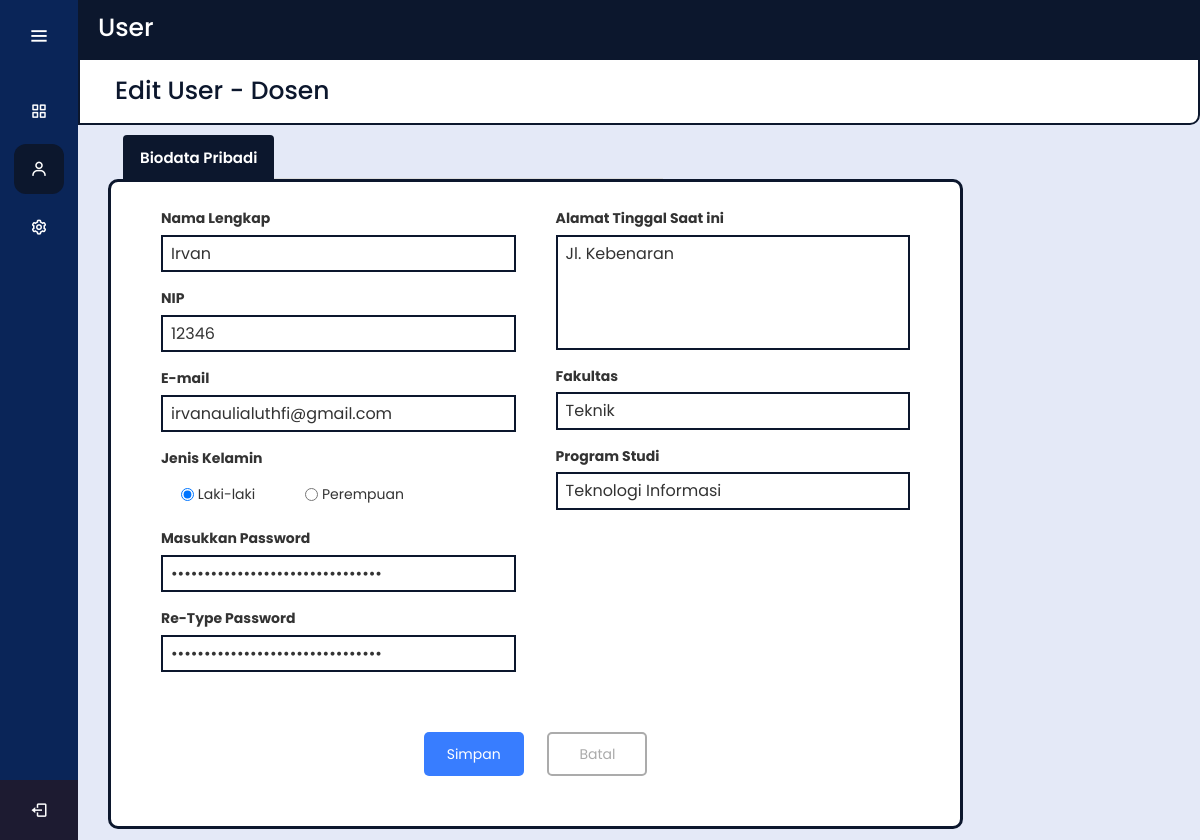
The page /edit_dosen.php?nip=12346 (signed in) on the database its author committed.
### tables this page shows
CREATE TABLE `dosen` (
  `nip_dosen` varchar(18) NOT NULL,
  `nama_dosen` varchar(25) NOT NULL,
  `email_dosen` varchar(254) NOT NULL,
  `gender_dosen` varchar(10) NOT NULL,
  `alamat_dosen` varchar(255) NOT NULL,
  `fakultas_dosen` varchar(20) NOT NULL,
  `prodi_dosen` varchar(30) NOT NULL,
  PRIMARY KEY (`nip_dosen`)
);

CREATE TABLE `akun` (
  `username` varchar(25) NOT NULL,
  `password` varchar(255) NOT NULL,
  `level` int(11) NOT NULL,
  PRIMARY KEY (`username`)
);

### edit_dosen.php (the view, shortened to what this page needs)
<!DOCTYPE html>
<html lang="en" dir="ltr">
<head>
    <link rel="stylesheet" href="style/adduser_style.css" />
    <link href="https://unpkg.com/boxicons@2.0.7/css/boxicons.min.css" rel="stylesheet" />
    <link rel="stylesheet" href="https://maxcdn.bootstrapcdn.com/bootstrap/3.4.1/css/bootstrap.min.css" />
</head>
<body>
    <div class="sidebar">
        <div class="logo-details">
            <i class='bx bx-menu' id="btn"></i>
        </div>
        <ul class="nav-list">
            <li>
                <a href="index.php">
                    <i class='bx bx-grid-alt'></i>
                </a>
            </li>
            <div class="sidebar-file">
                <li>
                    <?php if ($_SESSION['level_user'] == "Admin") { ?>
                        <a href="user.php">
                        <?php } ?>
                                <i class='bx bx-user'></i>
                                </a>
                </li>
            </div>
            <li>
                <?php if ($_SESSION['level_user'] == "Admin") { ?>
                    <a href="edit_password_admin.php">
                    <?php } ?>
                            <i class='bx bx-cog'></i>
                            </a>
            </li>
            <li class="profile">
                <div class="profile-details">
                    <div class="name_job">
                        <div class="name"><?php echo "$_SESSION[login_user]"; ?></div>
                        <div class="job"><?php echo "$_SESSION[level_user]"; ?></div>
                    </div>
                </div>
                <a href="logic/logout.php">
                    <i class='bx bx-log-out' id="log_out"></i>
                </a>
            </li>
        </ul>
    </div>
    <section class="home-section">
        <div class="uppertittle-section">User</div>
        <div class="header-title1">
            <h3>Edit User - Dosen</h3>
        </div>
        <div class="form-container">
            <div class="padtab">
                <ul class="nav nav-tabs" id="myTab">
                    <li class="active">
                        <a data-toggle="tab" href="#data-pribadi">Biodata Pribadi</a>
                    </li>
                </ul>
            </div>
            <?php
            require_once("logic/koneksi.php");
            $data = $pdo_conn->prepare("SELECT * FROM dosen WHERE nip_dosen=" . $_GET["nip"]);
            $data->execute();
            $result = $data->fetchAll();
            $data_akun = $pdo_conn->prepare("SELECT * FROM akun WHERE username=" . $_GET["nip"]);
            $data_akun->execute();
            $result_akun = $data_akun->fetchAll();
            ?>
            <div class="tab-content">
                <div id="data-pribadi" class="tab-pane fade in active">
                    <form action="logic/edit_dosen_query.php?nip=<?php echo $_GET["nip"]; ?>" id="form-data" class="form-block" method="post">
                        <div class="full-width">
                            <div class="half-width">
                                <div class="col-full">
                                    <label for="nama_lengkap">Nama Lengkap</label>
                                    <input type="text" maxlength="25" name="nama" placeholder="Masukan Nama" class="input-field" value="<?php echo $result[0]["nama_dosen"]; ?>" required />
                                </div>
                                <div class="col-full">
                                    <label for="no_nip">NIP</label>
                                    <input type="text" maxlength="18" name="nip" placeholder="Masukan NIP" class="input-field" value="<?php echo $result[0]["nip_dosen"]; ?>" required />
                                </div>
                                <div class="col-full">
                                    <label for="nama_email">E-mail</label>
                                    <input type="text" maxlength="254" name="email" placeholder="Masukan E-mail" class="input-field" value="<?php echo $result[0]["email_dosen"]; ?>" required />
                                </div>
                                <div class="col-full">
                                    <label for="gender">Jenis Kelamin</label>
                                    <label class="radio-inline">
                                        <input type="radio" name="gender" id="inlineRadio1" value="Laki-laki" required <?php
                                                                                                                        if ($result[0]['gender_dosen'] == "Laki-laki")
                                                                                                                            echo "checked"
                                                                                                                        ?> />
                                        Laki-laki
                                    </label>
                                    <label class="radio-inline">
                                        <input type="radio" name="gender" id="inlineRadio1" value="Perempuan" <?php
                                                                                                                if ($result[0]['gender_dosen'] == "Perempuan")
                                                                                                                    echo "checked"
                                                                                                                ?> />
                                        Perempuan
                                    </label>
                                </div>
                                <div class="col-full">
                                    <label for="password_lama">Masukkan Password</label>
                                    <input type="password" maxlength="255" id="password" name="password" placeholder="Masukan Password" class="input-field" onkeyup='check();' value="<?php echo $result_akun[0]["password"]; ?>" required />
                                </div>
                                <div class="col-full">
                                    <label for="retype-pasword">Re-Type Password</label>
                                    <input type="password" maxlength="255" id="confirm_password" name="confirm_password" placeholder="Masukan kembali password" class="input-field" onkeyup='check();' value="<?php echo $result_akun[0]["password"]; ?>" required />
                                </div>
                            </div>
                            <div class="half-width">
                                <div class="col-full">
                                    <label for="alamat">Alamat Tinggal Saat ini</label>
                                    <textarea class="textarea-field" maxlength="255" name="alamat" id="textarea" required><?php echo $result[0]["alamat_dosen"]; ?></textarea>
                                </div>
                                <div class="col-full">
                                    <label for="nama_fakultas">Fakultas</label>
                                    <input type="text" name="fakultas" maxlength="20" placeholder="Masukan nama Fakultas" class="input-field" value="<?php echo $result[0]["fakultas_dosen"]; ?>" required />
                                </div>
                                <div class="col-full">
                                    <label for="nama_prodi">Program Studi</label>
                                    <input type="text" name="prodi" maxlength="30" placeholder="Masukan Nama Prodi" class="input-field" value="<?php echo $result[0]["prodi_dosen"]; ?>" required />
                                </div>
                            </div>
                            <div class="box-mid">
                                <input id="save_update" name="save_update" type="submit" class="btn-simpan" value="Simpan">
                                <a href="list_dosen.php" class="btn-batal">Batal</a>
                            </div>
                        </div>
                    </form>
                </div>
            </div>
        </div>
    </section>
</body>
</html>

### style/adduser_style.css (style rules this page uses)
* { margin: 0; padding: 0; box-sizing: border-box; font-family: "Poppins", sans-serif; }
.sidebar { position: fixed; left: 0; top: 0; height: 100%; width: 78px; background: #0a2558; padding: 6px 14px; z-index: 99; transition: all 0.5s ease; }
.sidebar .logo-details { height: 60px; display: flex; align-items: center; position: relative; }
.sidebar .logo-details #btn { position: absolute; top: 50%; right: 0; transform: translateY(-50%); font-size: 22px; transition: all 0.4s ease; font-size: 23px; text-align: center; cursor: pointer; transition: all 0.5s ease; }
.sidebar i { color: #fff; height: 60px; min-width: 50px; font-size: 28px; text-align: center; line-height: 60px; }
.sidebar .nav-list { margin-top: 20px; height: 100%; }
.sidebar li { position: relative; margin: 8px 0; list-style: none; }
.sidebar li a { display: flex; height: 100%; width: 100%; border-radius: 12px; align-items: center; text-decoration: none; transition: all 0.4s ease; }
.sidebar-file li a { display: flex; height: 100%; width: 100%; border-radius: 12px; align-items: center; text-decoration: none; transition: all 0.4s ease; background: #0c172d; }
.sidebar li i { height: 50px; line-height: 50px; font-size: 18px; border-radius: 12px; }
.sidebar li.profile { position: fixed; height: 60px; width: 78px; left: 0; bottom: -8px; padding: 10px 14px; background: #0c172d; transition: all 0.5s ease; overflow: hidden; }
.sidebar li .profile-details { display: flex; align-items: center; flex-wrap: nowrap; }
.sidebar li.profile .name, .sidebar li.profile .job { font-size: 15px; font-weight: 400; color: #fff; white-space: nowrap; }
.sidebar li.profile .job { font-size: 12px; }
.sidebar .profile #log_out { position: absolute; top: 50%; right: 0; transform: translateY(-50%); background: #1d1b31; width: 100%; height: 60px; line-height: 60px; border-radius: 0px; transition: all 0.5s ease; }
.home-section { position: relative; background: #e4e9f7; min-height: 105vh; top: 0; left: 78px; width: calc(100% - 78px); transition: all 0.5s ease; z-index: 2; }
.uppertittle-section { width: 100%; height: 60px; background-color: #0c172d; display: inline-block; color: white; font-size: 25px; font-weight: 500; padding: 10px 0px 10px 20px; }
.home-section .header-title1 { background-color: #fff; height: 70px; margin-top: -5px; margin-left: 0px; width: 100%; border-bottom-right-radius: 10px; border: 2px solid #0c172d; float: left; }
.home-section .header-title1 h3 { width: 100%; height: 60px; color: #0c172d; font-size: 25px; font-weight: 500; padding: 0 0 10px 35px; }
.home-section .form-container { width: 78%; margin: 10px 0 0 10px; float: left; }
.padtab { margin-left: 35px; }
.nav-tabs { margin-right: 300px; }
#myTab li a { border-top: 2px solid #0c172d; border-right: 2px solid #0c172d; border-left: 2px solid #0c172d; background-color: #fff; color: #0c172d; font-size: 15px; font-weight: 600; }
#myTab li.active a { border-bottom-color: transparent; background-color: #0c172d; color: white; }
.form-block { display: inline-block; margin-left: 20px; padding: 10px 0; background: #ffffff; border-radius: 10px; border: 3px solid #0c172d; }
.full-width { width: 100%; display: block; float: left; padding: 0 30px; }
.half-width { width: 50%; display: block; float: left; padding: 0 10px; }
.col-full { width: 100%; float: left; padding: 0 10px; }
label { width: 100%; float: left; font-size: 14px; font-weight: 600; line-height: 1.6; margin: 15px 0 5px; }
.input-field { width: 100%; float: left; line-height: 1.6; padding: 4px 8px; font-size: 16px; border: 2px solid #0c172d; }
.textarea-field { width: 100%; float: left; line-height: 1.6; padding: 4px 8px 56px; font-size: 16px; border: 2px solid #0c172d; resize: none; }
.form-block .radio-inline { position: relative; display: inline-block; padding: 7px 20px 7px 20px; margin-bottom: 0; font-weight: 400; vertical-align: middle; cursor: pointer; width: auto; margin: 0 20px; }
.form-block .radio-inline [type="radio"] { position: relative; top: 2px; }
.box-mid { width: 100%; float: left; padding: 50px 0 30px; text-align: center; }
.btn-simpan { margin: 10px; padding: 12px 23px; background-color: #387dff; color: #fff; border: none; cursor: pointer; border-radius: 5px/5px; }
.btn-batal { margin: 0 10px; padding: 10px 30px; background-color: #fff; color: #ababab; border: 2px solid #ababab; cursor: pointer; border-radius: 5px/5px; }

### rows shown on the page
dosen: nama "Irvan", nip "12346", email "irvanaulialuthfi@gmail.com", gender_dosen "☑ Laki-laki", alamat "Jl. Kebenaran", fakultas "Teknik", prodi "Teknologi Informasi"
